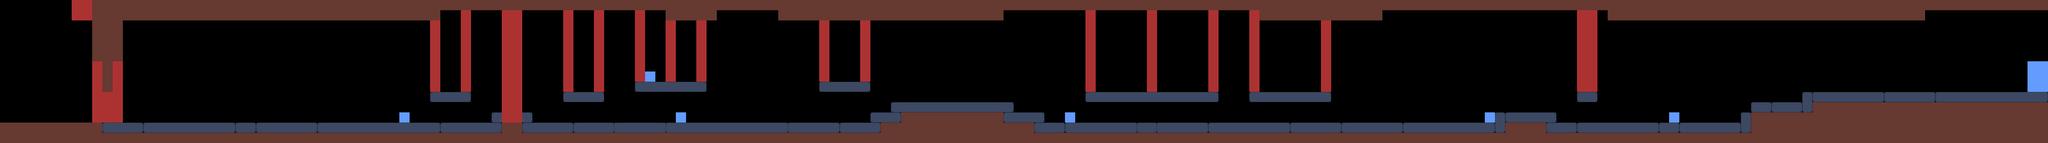

A level layout from a 2D game, rendered from its tile map. Below: a short description, then the map file with tile-grid data replaced by summaries:
An orthogonal 200x14 tile map with 32x32 px tiles, 3 tile layers (physique, derriere, devant).

<map version="1.4" tiledversion="1.4.3" orientation="orthogonal" renderorder="right-down" width="200" height="14" tilewidth="32" tileheight="32" infinite="0" nextlayerid="5" nextobjectid="1">
 <editorsettings>
  <export target="." />
 </editorsettings>
 <tileset firstgid="1" name="tilesetmkboratory" tilewidth="32" tileheight="32" tilecount="100" columns="10">
  <image source="ETPA/graph/pixelart/tilesetmkboratory.png" width="320" height="320" />
 </tileset>
 <layer id="1" name="physique" width="200" height="14">
  <data>[2800 cells, 887 non-empty, 5 distinct tile ids]</data>
 </layer>
 <layer id="2" name="derriere" width="200" height="14">
  <data>[2800 cells, 158 non-empty, 1 distinct tile ids]</data>
 </layer>
 <layer id="4" name="devant" width="200" height="14">
  <data>[2800 cells, 0 non-empty, 0 distinct tile ids]</data>
 </layer>
 <objectgroup id="3" name="monstre" />
</map>
